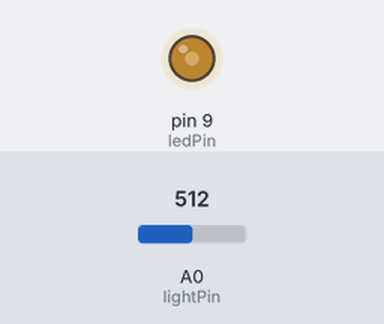
A sketch run on a simulated Arduino Uno, built with avr-gcc and run on an emulated ATmega328P. Parts: output pins drawn as LEDs (lit = HIGH). Inputs (shaded band) come from the test bench; at power-on: A0 (lightPin) = 512.

Above: at 1.2 s.
1.3 s: A0 (lightPin) set to 716
At 1.6 s:
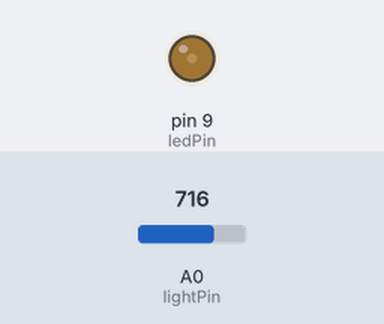
2.8 s: A0 (lightPin) set to 900
At 3.9 s:
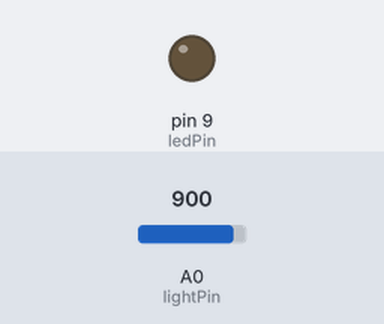
4.3 s: A0 (lightPin) set to 306
At 5.0 s:
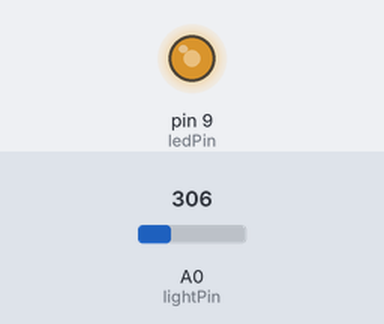
5.8 s: A0 (lightPin) set to 122
At 6.2 s:
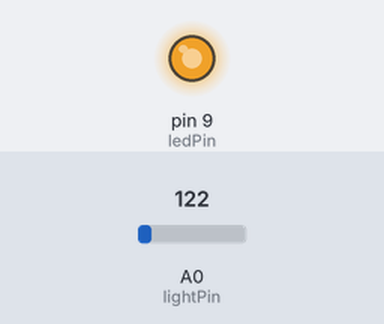
7.3 s: A0 (lightPin) set to 1023
At 8.5 s:
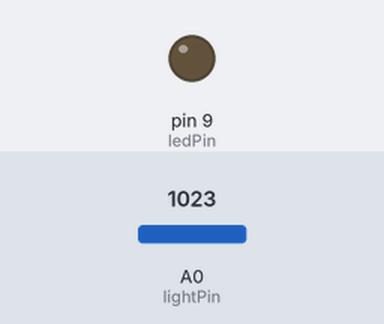
Timing chart, 0 to 9.8 s (numbered marks = the images above; inputs shaded):
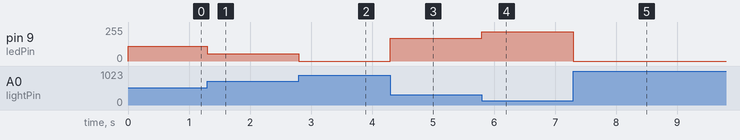

Measured:
- after the input at 1.3 s, pin 9 (ledPin): 110/255 → 53/255 at once
- after the input at 2.8 s, pin 9 (ledPin): 53/255 → 0/255 at once
- after the input at 4.3 s, pin 9 (ledPin): 0/255 → 169/255 at once
- after the input at 5.8 s, pin 9 (ledPin): 169/255 → 221/255 at once
- after the input at 7.3 s, pin 9 (ledPin): 221/255 → 0/255 at once

The sketch:

CIRC09-code.ino
```cpp
/*
 * A simple programme that will change the intensity of
 * an LED based  * on the amount of light incident on
 * the photo resistor.
 *
 */

//PhotoResistor Pin
int lightPin = 0; //the analog pin the photoresistor is
                  //connected to
                  //the photoresistor is not calibrated to any units so
                  //this is simply a raw sensor value (relative light)
//LED Pin
int ledPin = 9;   //the pin the LED is connected to
                  //we are controlling brightness so
                  //we use one of the PWM (pulse width
                  // modulation pins)
void setup()
{
  pinMode(ledPin, OUTPUT); //sets the led pin to output
}
 /*
 * loop() - this function will start after setup
 * finishes and then repeat
 */
void loop()
{
 int lightLevel = analogRead(lightPin); //Read the
                                        // lightlevel
 lightLevel = map(lightLevel, 0, 900, 0, 255);
         //adjust the value 0 to 900 to
         //span 0 to 255
lightLevel = 255 - lightLevel;


 lightLevel = constrain(lightLevel, 0, 255);//make sure the
                                           //value is betwween
                                           //0 and 255
 analogWrite(ledPin, lightLevel);  //write the value
}
```
